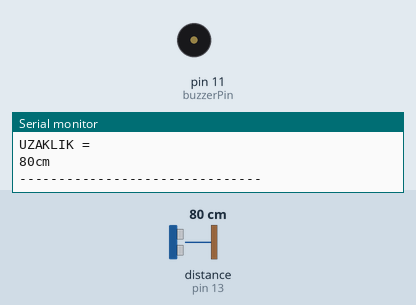
Recording of a sketch running on a simulated Arduino Uno, built with avr-gcc and run on an emulated ATmega328P. Parts: buzzer (waves = sounding), the last lines printed to the serial monitor. Wiring (inferred from the names in the program): ultrasonic range finder: trigger pin 12; echo pin 13. The inputs (shaded band) are chosen by the test bench; at power-on: distance to the obstacle (sensor on pin 13) 80 cm. The echo pulse lasts 58.3 µs per cm.

Above: at 1.2 s.
1.3 s: distance to the obstacle (sensor on pin 13) set to 53 cm
2.8 s: distance to the obstacle (sensor on pin 13) set to 46 cm
At 3.8 s:
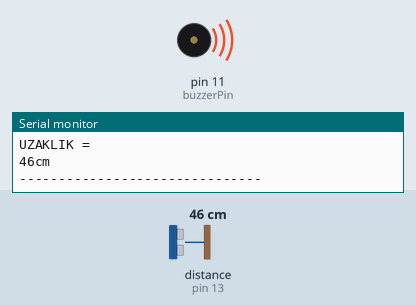
Timing chart, 0 to 11.8 s (numbered marks = the images above; inputs shaded):
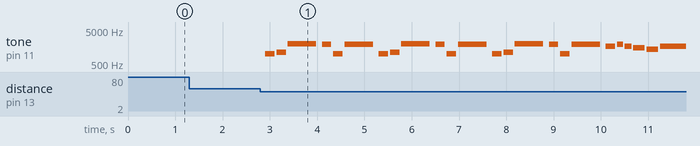

Measured:
- the behaviour switches between 50 and 49 cm on distance to the obstacle (sensor on pin 13) (found by bisection; images 0 and 1)
- after the input at 2.8 s, tone on pin 11 (buzzerPin): plays 1000 Hz for 0.20 s, 1122 Hz for 0.20 s, 2000 Hz for 0.60 s, 1887 Hz for 0.20 s, 1000 Hz for 0.20 s, 1887 Hz for 0.60 s … (24 notes in this stretch), starting after 0.10 s

The sketch:

wcmusic.ino
```cpp
// NOTALARI TANIMLIYORUZ
#define dok  1000 // kalin do
#define re   1122
#define mi   1260
#define fa   1335
#define sol  1498
#define la   1681
#define si   1887
#define doi  2000 // ince do

#define echoPin 13
#define trigPin 12
#define buzzerPin 11

int melodi[] =     {dok,re,doi ,si,dok,si,dok,re,doi ,si,dok,si,dok,re,doi ,si,dok,si,  la,si,la,sol,fa,la };
int notasuresi[] = {6, 6, 2, 6, 6, 2, 6, 6, 2, 6, 6, 2, 6, 6, 2, 6, 6, 2, 6, 9, 8, 5, 5, 2 };
int tempo = 1200;
int olcum;
int sure;

void setup()
{


  pinMode(trigPin, OUTPUT);
  pinMode(echoPin, INPUT);
  pinMode(buzzerPin, OUTPUT);
  Serial.begin(9600);
}

void loop()
{
  digitalWrite(trigPin,HIGH);
  delay(1);
  digitalWrite(trigPin,LOW);

  sure = pulseIn(echoPin,HIGH);
  olcum=(sure/2)/28.9;

Serial.println("UZAKLIK =");
Serial.print(olcum);
Serial.println("cm");
Serial.println("-------------------------------");

    if (olcum < 50){
      for (int Nota = 0; Nota <24; Nota++)
    {
      int sure = tempo/notasuresi[Nota];
     tone(11, melodi[Nota],sure);
     delay(sure*1.2);
    }
      digitalWrite(buzzerPin, HIGH);
        }

      else{
        digitalWrite(buzzerPin, LOW );
        }
}
```
